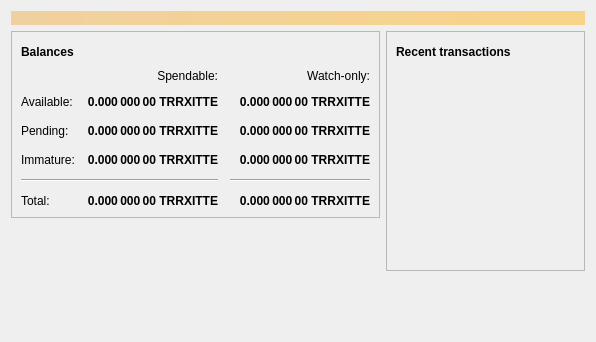
<?xml version="1.0" encoding="UTF-8"?>
<ui version="4.0">
 <class>OverviewPage</class>
 <widget class="QWidget" name="OverviewPage">
  <property name="geometry">
   <rect>
    <x>0</x>
    <y>0</y>
    <width>596</width>
    <height>342</height>
   </rect>
  </property>
  <property name="windowTitle">
   <string>Form</string>
  </property>
  <layout class="QVBoxLayout" name="topLayout">
   <item>
    <widget class="QLabel" name="labelAlerts">
     <property name="visible">
      <bool>false</bool>
     </property>
     <property name="styleSheet">
      <string notr="true">QLabel { background-color: qlineargradient(x1: 0, y1: 0, x2: 1, y2: 0, stop:0 #F0D0A0, stop:1 #F8D488); color:#000000; }</string>
     </property>
     <property name="wordWrap">
      <bool>true</bool>
     </property>
     <property name="margin">
      <number>3</number>
     </property>
     <property name="textInteractionFlags">
      <set>Qt::TextSelectableByMouse</set>
     </property>
    </widget>
   </item>
   <item>
    <layout class="QHBoxLayout" name="horizontalLayout" stretch="1,1">
     <item>
      <layout class="QVBoxLayout" name="verticalLayout_2">
       <item>
        <widget class="QFrame" name="frame">
         <property name="frameShape">
          <enum>QFrame::StyledPanel</enum>
         </property>
         <property name="frameShadow">
          <enum>QFrame::Raised</enum>
         </property>
         <layout class="QVBoxLayout" name="verticalLayout_4">
          <item>
           <layout class="QHBoxLayout" name="horizontalLayout_4">
            <item>
             <widget class="QLabel" name="label_5">
              <property name="font">
               <font>
                <weight>75</weight>
                <bold>true</bold>
               </font>
              </property>
              <property name="text">
               <string>Balances</string>
              </property>
             </widget>
            </item>
            <item>
             <widget class="QPushButton" name="labelWalletStatus">
              <property name="enabled">
               <bool>false</bool>
              </property>
              <property name="maximumSize">
               <size>
                <width>30</width>
                <height>16777215</height>
               </size>
              </property>
              <property name="toolTip">
               <string>The displayed information may be out of date. Your wallet automatically synchronizes with the Bitcoin network after a connection is established, but this process has not completed yet.</string>
              </property>
              <property name="text">
               <string/>
              </property>
              <property name="icon">
               <iconset resource="../bitcoin.qrc">
                <normaloff>:/icons/warning</normaloff>
                <disabledoff>:/icons/warning</disabledoff>:/icons/warning</iconset>
              </property>
              <property name="iconSize">
               <size>
                <width>24</width>
                <height>24</height>
               </size>
              </property>
              <property name="flat">
               <bool>true</bool>
              </property>
             </widget>
            </item>
            <item>
             <spacer name="horizontalSpacer_3">
              <property name="orientation">
               <enum>Qt::Horizontal</enum>
              </property>
              <property name="sizeHint" stdset="0">
               <size>
                <width>40</width>
                <height>20</height>
               </size>
              </property>
             </spacer>
            </item>
           </layout>
          </item>
          <item>
           <layout class="QGridLayout" name="gridLayout">
            <property name="spacing">
             <number>12</number>
            </property>
            <item row="2" column="2">
             <widget class="QLabel" name="labelWatchPending">
              <property name="font">
               <font>
                <weight>75</weight>
                <bold>true</bold>
               </font>
              </property>
              <property name="cursor">
               <cursorShape>IBeamCursor</cursorShape>
              </property>
              <property name="toolTip">
               <string>Unconfirmed transactions to watch-only addresses</string>
              </property>
              <property name="text">
               <string notr="true">0.000 000 00 TRRXITTE</string>
              </property>
              <property name="alignment">
               <set>Qt::AlignRight|Qt::AlignTrailing|Qt::AlignVCenter</set>
              </property>
              <property name="textInteractionFlags">
               <set>Qt::LinksAccessibleByMouse|Qt::TextSelectableByKeyboard|Qt::TextSelectableByMouse</set>
              </property>
             </widget>
            </item>
            <item row="2" column="1">
             <widget class="QLabel" name="labelUnconfirmed">
              <property name="font">
               <font>
                <weight>75</weight>
                <bold>true</bold>
               </font>
              </property>
              <property name="cursor">
               <cursorShape>IBeamCursor</cursorShape>
              </property>
              <property name="toolTip">
               <string>Total of transactions that have yet to be confirmed, and do not yet count toward the spendable balance</string>
              </property>
              <property name="text">
               <string notr="true">0.000 000 00 TRRXITTE</string>
              </property>
              <property name="alignment">
               <set>Qt::AlignRight|Qt::AlignTrailing|Qt::AlignVCenter</set>
              </property>
              <property name="textInteractionFlags">
               <set>Qt::LinksAccessibleByMouse|Qt::TextSelectableByKeyboard|Qt::TextSelectableByMouse</set>
              </property>
             </widget>
            </item>
            <item row="3" column="2">
             <widget class="QLabel" name="labelWatchImmature">
              <property name="font">
               <font>
                <weight>75</weight>
                <bold>true</bold>
               </font>
              </property>
              <property name="cursor">
               <cursorShape>IBeamCursor</cursorShape>
              </property>
              <property name="toolTip">
               <string>Mined balance in watch-only addresses that has not yet matured</string>
              </property>
              <property name="text">
               <string notr="true">0.000 000 00 TRRXITTE</string>
              </property>
              <property name="alignment">
               <set>Qt::AlignRight|Qt::AlignTrailing|Qt::AlignVCenter</set>
              </property>
              <property name="textInteractionFlags">
               <set>Qt::LinksAccessibleByMouse|Qt::TextSelectableByKeyboard|Qt::TextSelectableByMouse</set>
              </property>
             </widget>
            </item>
            <item row="4" column="0" colspan="2">
             <widget class="Line" name="line">
              <property name="orientation">
               <enum>Qt::Horizontal</enum>
              </property>
             </widget>
            </item>
            <item row="4" column="2">
             <widget class="Line" name="lineWatchBalance">
              <property name="sizePolicy">
               <sizepolicy hsizetype="Preferred" vsizetype="Fixed">
                <horstretch>0</horstretch>
                <verstretch>0</verstretch>
               </sizepolicy>
              </property>
              <property name="minimumSize">
               <size>
                <width>140</width>
                <height>0</height>
               </size>
              </property>
              <property name="orientation">
               <enum>Qt::Horizontal</enum>
              </property>
             </widget>
            </item>
            <item row="5" column="0">
             <widget class="QLabel" name="labelTotalText">
              <property name="text">
               <string>Total:</string>
              </property>
             </widget>
            </item>
            <item row="3" column="1">
             <widget class="QLabel" name="labelImmature">
              <property name="font">
               <font>
                <weight>75</weight>
                <bold>true</bold>
               </font>
              </property>
              <property name="cursor">
               <cursorShape>IBeamCursor</cursorShape>
              </property>
              <property name="toolTip">
               <string>Mined balance that has not yet matured</string>
              </property>
              <property name="text">
               <string notr="true">0.000 000 00 TRRXITTE</string>
              </property>
              <property name="alignment">
               <set>Qt::AlignRight|Qt::AlignTrailing|Qt::AlignVCenter</set>
              </property>
              <property name="textInteractionFlags">
               <set>Qt::LinksAccessibleByMouse|Qt::TextSelectableByKeyboard|Qt::TextSelectableByMouse</set>
              </property>
             </widget>
            </item>
            <item row="2" column="3">
             <spacer name="horizontalSpacer_2">
              <property name="orientation">
               <enum>Qt::Horizontal</enum>
              </property>
              <property name="sizeHint" stdset="0">
               <size>
                <width>40</width>
                <height>20</height>
               </size>
              </property>
             </spacer>
            </item>
            <item row="3" column="0">
             <widget class="QLabel" name="labelImmatureText">
              <property name="text">
               <string>Immature:</string>
              </property>
             </widget>
            </item>
            <item row="5" column="1">
             <widget class="QLabel" name="labelTotal">
              <property name="font">
               <font>
                <weight>75</weight>
                <bold>true</bold>
               </font>
              </property>
              <property name="cursor">
               <cursorShape>IBeamCursor</cursorShape>
              </property>
              <property name="toolTip">
               <string>Your current total balance</string>
              </property>
              <property name="text">
               <string notr="true">0.000 000 00 TRRXITTE</string>
              </property>
              <property name="alignment">
               <set>Qt::AlignRight|Qt::AlignTrailing|Qt::AlignVCenter</set>
              </property>
              <property name="textInteractionFlags">
               <set>Qt::LinksAccessibleByMouse|Qt::TextSelectableByKeyboard|Qt::TextSelectableByMouse</set>
              </property>
             </widget>
            </item>
            <item row="5" column="2">
             <widget class="QLabel" name="labelWatchTotal">
              <property name="font">
               <font>
                <weight>75</weight>
                <bold>true</bold>
               </font>
              </property>
              <property name="cursor">
               <cursorShape>IBeamCursor</cursorShape>
              </property>
              <property name="toolTip">
               <string>Current total balance in watch-only addresses</string>
              </property>
              <property name="text">
               <string notr="true">0.000 000 00 TRRXITTE</string>
              </property>
              <property name="alignment">
               <set>Qt::AlignRight|Qt::AlignTrailing|Qt::AlignVCenter</set>
              </property>
              <property name="textInteractionFlags">
               <set>Qt::LinksAccessibleByMouse|Qt::TextSelectableByKeyboard|Qt::TextSelectableByMouse</set>
              </property>
             </widget>
            </item>
            <item row="0" column="2">
             <widget class="QLabel" name="labelWatchonly">
              <property name="text">
               <string>Watch-only:</string>
              </property>
              <property name="alignment">
               <set>Qt::AlignRight|Qt::AlignTrailing|Qt::AlignVCenter</set>
              </property>
             </widget>
            </item>
            <item row="1" column="0">
             <widget class="QLabel" name="labelBalanceText">
              <property name="text">
               <string>Available:</string>
              </property>
             </widget>
            </item>
            <item row="1" column="1">
             <widget class="QLabel" name="labelBalance">
              <property name="font">
               <font>
                <weight>75</weight>
                <bold>true</bold>
               </font>
              </property>
              <property name="cursor">
               <cursorShape>IBeamCursor</cursorShape>
              </property>
              <property name="toolTip">
               <string>Your current spendable balance</string>
              </property>
              <property name="text">
               <string notr="true">0.000 000 00 TRRXITTE</string>
              </property>
              <property name="alignment">
               <set>Qt::AlignRight|Qt::AlignTrailing|Qt::AlignVCenter</set>
              </property>
              <property name="textInteractionFlags">
               <set>Qt::LinksAccessibleByMouse|Qt::TextSelectableByKeyboard|Qt::TextSelectableByMouse</set>
              </property>
             </widget>
            </item>
            <item row="1" column="2">
             <widget class="QLabel" name="labelWatchAvailable">
              <property name="font">
               <font>
                <weight>75</weight>
                <bold>true</bold>
               </font>
              </property>
              <property name="cursor">
               <cursorShape>IBeamCursor</cursorShape>
              </property>
              <property name="toolTip">
               <string>Your current balance in watch-only addresses</string>
              </property>
              <property name="text">
               <string notr="true">0.000 000 00 TRRXITTE</string>
              </property>
              <property name="alignment">
               <set>Qt::AlignRight|Qt::AlignTrailing|Qt::AlignVCenter</set>
              </property>
              <property name="textInteractionFlags">
               <set>Qt::LinksAccessibleByMouse|Qt::TextSelectableByKeyboard|Qt::TextSelectableByMouse</set>
              </property>
             </widget>
            </item>
            <item row="2" column="0">
             <widget class="QLabel" name="labelPendingText">
              <property name="text">
               <string>Pending:</string>
              </property>
             </widget>
            </item>
            <item row="0" column="1">
             <widget class="QLabel" name="labelSpendable">
              <property name="text">
               <string>Spendable:</string>
              </property>
              <property name="alignment">
               <set>Qt::AlignRight|Qt::AlignTrailing|Qt::AlignVCenter</set>
              </property>
             </widget>
            </item>
           </layout>
          </item>
         </layout>
        </widget>
       </item>
       <item>
        <spacer name="verticalSpacer">
         <property name="orientation">
          <enum>Qt::Vertical</enum>
         </property>
         <property name="sizeHint" stdset="0">
          <size>
           <width>20</width>
           <height>40</height>
          </size>
         </property>
        </spacer>
       </item>
      </layout>
     </item>
     <item>
      <layout class="QVBoxLayout" name="verticalLayout_3">
       <item>
        <widget class="QFrame" name="frame_2">
         <property name="frameShape">
          <enum>QFrame::StyledPanel</enum>
         </property>
         <property name="frameShadow">
          <enum>QFrame::Raised</enum>
         </property>
         <layout class="QVBoxLayout" name="verticalLayout">
          <item>
           <layout class="QHBoxLayout" name="horizontalLayout_2">
            <item>
             <widget class="QLabel" name="label_4">
              <property name="font">
               <font>
                <weight>75</weight>
                <bold>true</bold>
               </font>
              </property>
              <property name="text">
               <string>Recent transactions</string>
              </property>
             </widget>
            </item>
            <item>
             <widget class="QPushButton" name="labelTransactionsStatus">
              <property name="enabled">
               <bool>false</bool>
              </property>
              <property name="maximumSize">
               <size>
                <width>30</width>
                <height>16777215</height>
               </size>
              </property>
              <property name="toolTip">
               <string>The displayed information may be out of date. Your wallet automatically synchronizes with the Bitcoin network after a connection is established, but this process has not completed yet.</string>
              </property>
              <property name="text">
               <string/>
              </property>
              <property name="icon">
               <iconset resource="../bitcoin.qrc">
                <normaloff>:/icons/warning</normaloff>
                <disabledoff>:/icons/warning</disabledoff>:/icons/warning</iconset>
              </property>
              <property name="iconSize">
               <size>
                <width>24</width>
                <height>24</height>
               </size>
              </property>
              <property name="flat">
               <bool>true</bool>
              </property>
             </widget>
            </item>
            <item>
             <spacer name="horizontalSpacer">
              <property name="orientation">
               <enum>Qt::Horizontal</enum>
              </property>
              <property name="sizeHint" stdset="0">
               <size>
                <width>40</width>
                <height>20</height>
               </size>
              </property>
             </spacer>
            </item>
           </layout>
          </item>
          <item>
           <widget class="QListView" name="listTransactions">
            <property name="styleSheet">
             <string notr="true">QListView { background: transparent; }</string>
            </property>
            <property name="frameShape">
             <enum>QFrame::NoFrame</enum>
            </property>
            <property name="verticalScrollBarPolicy">
             <enum>Qt::ScrollBarAlwaysOff</enum>
            </property>
            <property name="horizontalScrollBarPolicy">
             <enum>Qt::ScrollBarAlwaysOff</enum>
            </property>
            <property name="selectionMode">
             <enum>QAbstractItemView::NoSelection</enum>
            </property>
           </widget>
          </item>
         </layout>
        </widget>
       </item>
       <item>
        <spacer name="verticalSpacer_2">
         <property name="orientation">
          <enum>Qt::Vertical</enum>
         </property>
         <property name="sizeHint" stdset="0">
          <size>
           <width>20</width>
           <height>40</height>
          </size>
         </property>
        </spacer>
       </item>
      </layout>
     </item>
    </layout>
   </item>
  </layout>
 </widget>
 <resources/>
 <connections/>
</ui>
